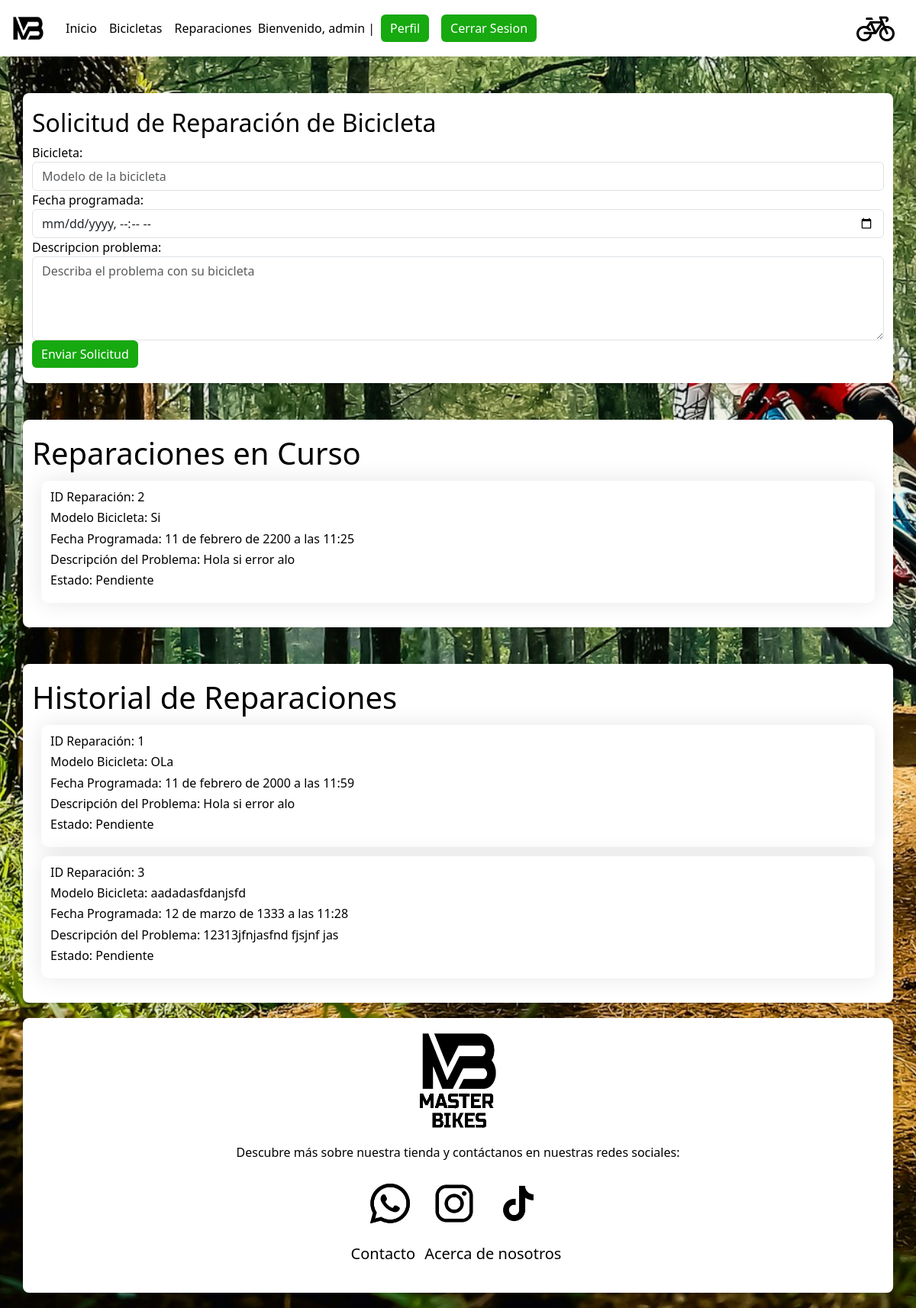
The app's page /reparaciones/ (signed in) with its own data.
### tienda/models.py (models this page shows, shortened)
class Reparacion(models.Model):
    usuario = models.ForeignKey(User, on_delete=models.CASCADE)
    bicicleta = models.CharField(max_length=100)
    fecha_solicitud = models.DateTimeField(auto_now_add=True)
    fecha_programada = models.DateTimeField()
    descripcion_problema = models.TextField()
    estado = models.CharField(max_length=50, default='Pendiente')

### tienda/views.py (the view)
# urls.py: path('reparaciones/', views.reparaciones, name='reparaciones'),
@login_required
def reparaciones(request):
    if request.method == "POST":
        form = ReparacionForm(request.POST)
        if form.is_valid():
            reparacion = form.save(commit=False)
            reparacion.usuario = request.user
            reparacion.save()
            return redirect('index')
    else:
        form = ReparacionForm()
    usuario = request.user
    ahora = timezone.now()
    reparaciones_en_curso = Reparacion.objects.filter(usuario=usuario, fecha_programada__gte=ahora)
    historial_reparaciones = Reparacion.objects.filter(usuario=usuario, fecha_programada__lt=ahora)
    context = {
        'form': form,
        'reparaciones_en_curso': reparaciones_en_curso,
        'historial_reparaciones': historial_reparaciones,
    }
    return render(request, 'tienda/reparaciones.html', context)

### tienda/forms.py
class ReparacionForm(forms.ModelForm):
    bicicleta = forms.CharField(
        max_length=100,
        widget=forms.TextInput(attrs={"class": "form-control", "placeholder": "Modelo de la bicicleta"})
    )
    fecha_programada = forms.DateTimeField(
        widget=forms.DateTimeInput(attrs={"class": "form-control", "type": "datetime-local"})
    )
    descripcion_problema = forms.CharField(
        widget=forms.Textarea(attrs={"class": "form-control", "rows": 4, "placeholder": "Describa el problema con su bicicleta"})
    )
    class Meta:
        model = Reparacion
        fields = ["bicicleta", "fecha_programada", "descripcion_problema"]
        labels = {
            "bicicleta": "Modelo de la bicicleta",
            "fecha_programada": "Fecha programada",
            "descripcion_problema": "Descripción del problema"
        }

### tienda/templates/tienda/reparaciones.html (shortened to what this page needs)
<!DOCTYPE html>
<html lang="es">
<head>
    {% load static %}
    <link rel="stylesheet" href="{% static './css/stylecarrito.css' %}" />
    <link href="https://cdn.jsdelivr.net/npm/bootstrap@5.3.3/dist/css/bootstrap.min.css" rel="stylesheet">
</head>
<body>
    <header>
        <nav class="navbar navbar-expand-lg .bg-black justify-content-center">
            <div class="container-fluid">
                <a class="navbar-brand" href="{% url 'index' %}"><img src="{% static './Images/Iconos/LogoMB.png' %}" alt="LogoPagina" class="logoPagina"></a>
                <div class="collapse navbar-collapse" id="navbarNavAltMarkup">
                    <div class="navbar-nav">
                        <a class="nav-link active" aria-current="page" href="{% url 'index' %}">Inicio</a>
                        <a class="nav-link" href="{% url 'bicicletas' %}">Bicicletas</a>
                        <a class="nav-link" href="{% url 'reparaciones' %}">Reparaciones</a>
                        <div class="sesion">
                            {% if user.is_authenticated %}
                            <span class="navbar-text">
                                Bienvenido, {{ user.username }} |
                            </span>
                            <a class="nav-link" href="{% url 'profile' %}"><button class="btn btn-primary">Perfil</button></a>
                            <a class="nav-link" href="{% url 'logout' %}"><button class="btn btn-primary">Cerrar Sesion</button></a>
                        {% else %}
                            <a class="nav-link" href="{% url 'login' %}"><button class="btn btn-primary"> Iniciar Sesion </button></a>
                            <a class="nav-link" href="{% url 'registro' %}"><button class="btn btn-primary">Registrarse</button></a>
                        {% endif %}
                        </div>
                        <a class="nav-link carro" href="{% url 'historial_arriendos' %}"><img src="{% static './Images/Iconos/Bicycle.png' %}" alt="Carrito">
                        </a>
                    </div>
                </div>
            </div>
        </nav>
    </header>
    <div class="container mt-5">
        <h2 class="SolicitudRepa">Solicitud de Reparación de Bicicleta</h2>
        <form method="POST">
            <div class="form-group">
                {{ form.bicicleta.label_tag }}
                {{ form.bicicleta }}
            </div>
            <div class="form-group">
                {{ form.fecha_programada.label_tag }}
                {{ form.fecha_programada }}
            </div>
            <div class="form-group">
                {{ form.descripcion_problema.label_tag }}
                {{ form.descripcion_problema }}
            </div>
            <button type="submit" class="btn btn-primary">Enviar Solicitud</button>
        </form>
    </div>
    <div class="container mt-5">
        <h1 class="SolicitudRepa">Reparaciones en Curso</h1>
        <div id="lista-reparaciones-curso">
            {% if reparaciones_en_curso %}
                {% for reparacion in reparaciones_en_curso %}
                <div class="reparacion" id="item-{{ reparacion.id }}">
                    <div class="reparacion-details">
                        <h6>ID Reparación: {{ reparacion.id }} </h6>
                        <h6>Modelo Bicicleta: {{ reparacion.bicicleta }}</h6>
                        <h6>Fecha Programada: {{ reparacion.fecha_programada }}</h6>
                        <h6>Descripción del Problema: {{ reparacion.descripcion_problema }}</h6>
                        <h6>Estado: {{ reparacion.estado }}</h6>
                    </div>
                </div>
                {% endfor %}
            {% else %}
                <p>No tienes reparaciones en curso.</p>
            {% endif %}
        </div>
    </div>
    <div class="container mt-5">
        <h1>Historial de Reparaciones</h1>
        <div id="lista-historial-reparaciones">
            {% if historial_reparaciones %}
                {% for reparacion in historial_reparaciones %}
                <div class="reparacion" id="item-{{ reparacion.id }}">
                    <div class="reparacion-details">
                        <h6>ID Reparación: {{ reparacion.id }} </h6>
                        <h6>Modelo Bicicleta: {{ reparacion.bicicleta }}</h6>
                        <h6>Fecha Programada: {{ reparacion.fecha_programada }}</h6>
                        <h6>Descripción del Problema: {{ reparacion.descripcion_problema }}</h6>
                        <h6>Estado: {{ reparacion.estado }}</h6>
                    </div>
                </div>
                {% endfor %}
            {% else %}
                <p>No tienes reparaciones pasadas.</p>
            {% endif %}
        </div>
    </div>
    <footer>
        <div class="container text-center">
            <img src="{% static './Images/Iconos/Logo.png' %}" alt="MasterBikes" class="logo">
            <p class="footer-description">Descubre más sobre nuestra tienda y contáctanos en nuestras redes sociales:</p>
            <ul class="iconos-redes">
                <li><a href="#"><img src="{% static './Images/Iconos/LogoWhatsapp.png' %}" alt="Logo Whatsapp"></a></li>
                <li><a href="#"><img src="{% static './Images/Iconos/LogoInsta.png' %}" alt="Logo Instagram"></a></li>
                <li><a href="#"><img src="{% static './Images/Iconos/LogoTikTok.png' %}" alt="Logo Tiktok"></a></li>
            </ul>
            <ul class="list-inline">
                <li class="list-inline-item"><a href="{% url 'contacto' %}">Contacto</a></li>
                <li class="list-inline-item"><a href="{% url 'sobrenosotros' %}">Acerca de nosotros</a></li>
            </ul>
        </div>
    </footer>
</body>
</html>

### tienda/static/css/stylecarrito.css (style rules this page uses)
header, .navbar { background-color: #ffffff !important; margin: 0; padding: 0; }
h1 { color: black !important; }
p { color: black !important; }
body { font-family: Arial, sans-serif; margin: 0; padding: 0; background-color: #1f1f1f !important; background-image: url('fondo.jpg'); background-repeat: repeat; background-size: cover; background-position: center center; }
.container { max-width: 100%; margin: 20px auto; background-color: #ffffff !important; padding: 20px; border-radius: 8px; box-shadow: 0 2px 4px rgba(0, 0, 0, 0.1); color: #ffffff; }
.btn { padding: 10px 20px; background-color: #007bff; color: #ffffff; border: none; border-radius: 4px; cursor: pointer; }
.navbar-nav .nav-link { color: #000000 !important; background-color: #ffffff; }
.list-inline-item { font-size: 20px; color: #000000; margin-right: 5px; }
footer a { color: #000000; text-decoration: none; }
.iconos-redes { list-style-type: none; padding: 0; }
.iconos-redes img { list-style-type: none; padding: 0; width: 70px; height: auto; }
.iconos-redes li { display: inline-block; margin-right: 10px; }
.iconos-redes a { color: #ffffff; font-size: 25px; }
.logo { max-width: 100px; margin-bottom: 20px; }
.footer-description { margin-bottom: 20px; }
.nav-link { align-self: center !important; }
.carro { position: absolute; right: 20px; }
.logoPagina { width: 50px !important; height: auto !important; }
.form-group { color: #000000 !important; }
.SolicitudRepa { color: #000000 !important; }
.navbar-text { color: black !important; padding-top: 0.9rem !important; }
.sesion { display: flex; flex-direction: row; padding-left: 20vw; }
@media (max-width: 1240px) { .sesion { padding-left: 0; } }
.btn-primary { background-color: #17a910 !important; border: none !important; }
.reparacion { color: #000000 !important; display: flex; flex-direction: column; margin: 1vw; padding: 1vw; border-radius: 10px; background-color: #ffffff; box-shadow: 0 0px 30px rgba(0, 0, 0, 0.1); }

### records on screen
Reparacion: id "2", bicicleta "Si", fecha_programada "11 de febrero de 2200 a las 11:25", descripcion_problema "Hola si error alo", estado "Pendiente"
Reparacion: id "1", bicicleta "OLa", fecha_programada "11 de febrero de 2000 a las 11:59", descripcion_problema "Hola si error alo", estado "Pendiente"
Reparacion: id "3", bicicleta "aadadasfdanjsfd", fecha_programada "12 de marzo de 1333 a las 11:28", descripcion_problema "12313jfnjasfnd fjsjnf jas", estado "Pendiente"

### other values on screen
{{ user.username }} "admin"
